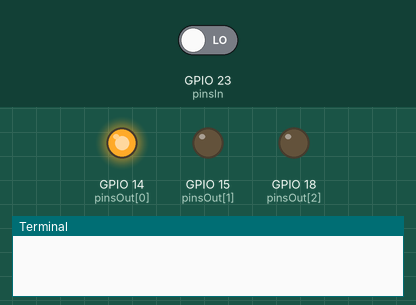
Bench run of a program on a simulated Raspberry Pi (BCM pin numbers). Parts: output pins drawn as LEDs (lit = HIGH), the last lines printed to the terminal. The inputs (shaded band) are chosen by the test bench; at power-on: GPIO 23 (pinsIn) LOW.

Above: at 1.2 s.
1.3 s: GPIO 23 (pinsIn) driven HIGH
At 2.0 s:
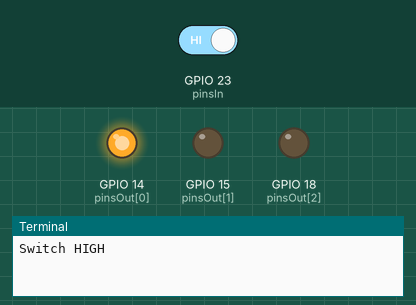
5.8 s: GPIO 23 (pinsIn) driven LOW
At 7.4 s:
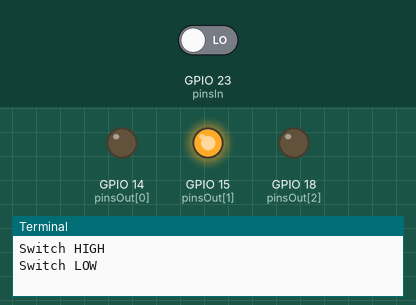
At 9.7 s:
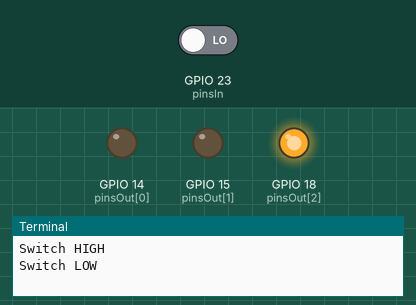
Timing chart, 0 to 19.5 s (numbered marks = the images above; inputs shaded):
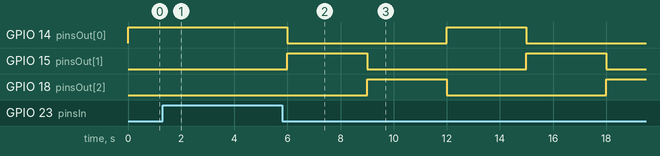

The program:

traffic-light.py
```python
import RPi.GPIO as GPIO
from time import sleep

GPIO.setwarnings(False)
pinsOut = [14, 15, 18]
pinsIn = [23]
state = 0

def cb(channel):
	if GPIO.input(pinsIn[0]) == GPIO.HIGH:
		print("Switch HIGH")
	else:
		print("Switch LOW")

try:
	GPIO.setmode(GPIO.BCM)

	for pin in pinsOut:
		GPIO.setup(pin, GPIO.OUT)
	GPIO.setup(pinsIn[0], GPIO.IN)

	GPIO.add_event_detect(pinsIn[0], GPIO.BOTH, callback=cb)

	while True:
		if state == 0:
			GPIO.output(pinsOut[-1], GPIO.LOW)
			GPIO.output(pinsOut[0], GPIO.HIGH)
		elif state == 1:
			GPIO.output(pinsOut[0], GPIO.LOW)
			GPIO.output(pinsOut[1], GPIO.HIGH)
		elif state == 2:
			GPIO.output(pinsOut[1], GPIO.LOW)
			GPIO.output(pinsOut[2], GPIO.HIGH)
		else:
			for pin in pinsOut:
				GPIO.output(pin, GPIO.LOW)
		sleep(3)

		if GPIO.input(pinsIn[0]) == GPIO.LOW and state == 0:
			state = 1
		elif state == 1:
			state = 2
		elif state == 2:
			state = 0

except KeyboardInterrupt:
	print("KeyboardInterrupt detected.")
finally:
	print("Exiting.")
	GPIO.cleanup()
```

Measured:
- after the input at 1.3 s, GPIO 14 (pinsOut[0]): stays HIGH (without the input it goes to LOW after 1.7 s); GPIO 15 (pinsOut[1]): stays LOW (without the input it goes to HIGH after 1.7 s)
- after the input at 5.8 s, GPIO 14 (pinsOut[0]): HIGH → LOW after 0.20 s, → HIGH 6.0 s later, → LOW 3.0 s later; GPIO 15 (pinsOut[1]): alternates HIGH for 3.0 s and LOW for 6.0 s, starting after 0.20 s; GPIO 18 (pinsOut[2]): LOW → HIGH after 3.2 s, → LOW 3.0 s later, → HIGH 6.0 s later
